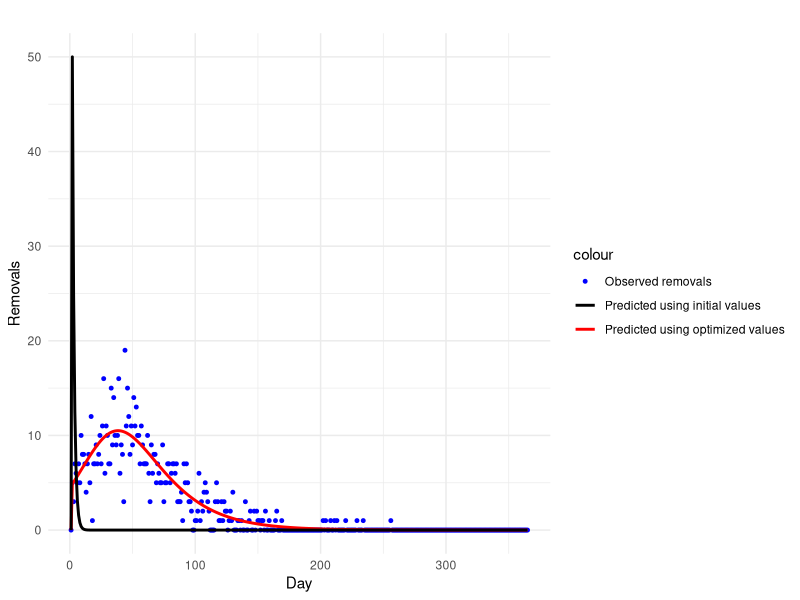

The R script that drew this image:
set.seed(8)

# Define the Discrete-Time Deterministic SIR Model
Deterministic_DT_SIR_model <- function(N, S0, I0, minTime, maxTime, beta, gamma, step_size) {
  steps <- seq(minTime, maxTime, by = step_size) # Time discretization
  S <- numeric(length(steps)) # Vector to store susceptibles
  I <- numeric(length(steps)) # Vector to store infectives
  R <- numeric(length(steps)) # Vector to store removed
  
  # Set initial conditions
  S[1] <- S0
  I[1] <- I0
  R[1] <- N - S0 - I0
  
  # Loop and update compartments
  for (t in 2:length(steps)) {
    S[t] <- S[t-1] - (beta * S[t-1] * I[t-1]) * step_size
    I[t] <- I[t-1] + (beta * S[t-1] * I[t-1] - gamma * I[t-1]) * step_size
    R[t] <- R[t-1] + gamma * I[t-1] * step_size
  }
  
  # Return simulated trajectories
  return(data.frame(Steps = steps, S = S, I = I, R = R))
}

# Generate simulated data using the SIR model
N <- 1000   # Total population size
S0 <- 900   # Initial number of susceptibles
I0 <- 100   # Initial number of infectives
minTime <- 1
maxTime <- 365
beta <- 0.0001   # Infection rate
gamma <- 0.05    # Recovery rate
step_size <- 1   # Step size for time discretization

simulated_data <- Deterministic_DT_SIR_model(N, S0, I0, minTime, maxTime, beta, gamma, step_size)

# Observed data on removals (cumulative with Poisson noise)
observed_data <- data.frame(
  Steps = simulated_data$Steps,
  Removals= c(0, rpois(length(simulated_data$Steps)-1, diff(simulated_data$R))))



# The objective function (sum of squared differences)
objective_function <- function(params) {
  beta <- params[1]
  gamma <- params[2]
  
  beta<- exp(beta)
  gamma<- exp(gamma)
  
  # Simulate SIR model using current parameter values
  model_data <- Deterministic_DT_SIR_model(N, S0, I0, minTime, maxTime, beta, gamma, step_size)
  
  # Compute sum of squared differences between simulated removals and observed removals
  OLS = sum((c(0,diff(model_data$R)) - observed_data$Removals)^2)
  
  #Alternatively using RMSE
  #RMSE <- sqrt(mean((c(0, diff(model_data$R)) - observed_data$Removals)^2))
  #return(RMSE)
  
  return(OLS)
}

# Perform optimization to estimate model parameters
initial_params <- c(log(0.0000001), log(0.5))  # Initial parameter values
#Optim
opt_result <- optim(par = initial_params, fn = objective_function, method='Nelder-Mead')
print(opt_result)
estimated_params <- opt_result$par
estimated_params<- exp(estimated_params)

#nlm
#opt_result <- nlm(p = initial_params, f = objective_function)
#print(opt_result)
#estimated_params <- opt_result$estimate
#estimated_params<- exp(estimated_params)


# Simulate SIR model using estimated parameters
predicted_data <- Deterministic_DT_SIR_model(N, S0, I0, minTime, maxTime, estimated_params[1], estimated_params[2], step_size)
predicted_data$ActualRemovals<- c(0,diff(predicted_data$R))

Initpredicted_data<- Deterministic_DT_SIR_model(N, S0, I0, minTime, maxTime, exp(initial_params[1]), exp(initial_params[2]), step_size)
Initpredicted_data$ActualRemovals<- c(0,diff(Initpredicted_data$R))

# Plot observed and simulated removals  
library(ggplot2)
ggplot() +
  geom_point(data = observed_data, aes(x = Steps, y = Removals, color = "Observed removals"), size = 1) +
  geom_line(data = predicted_data, aes(x = Steps, y = ActualRemovals, color = "Predicted using optimized values"), linewidth = 1) +
  geom_line(data = Initpredicted_data, aes(x = Steps, y = ActualRemovals, color = "Predicted using initial values"), linewidth = 1) +
  ylim(0, 50) +
  labs(x = "Day", y = "Removals", title = "") +
  scale_color_manual(values = c("Observed removals" = "blue", "Predicted using optimized values" = "red", "Predicted using initial values" = "black")) +
  theme_minimal()

estimated_params  #[1] \beta=9.975941e-05  \gamma=4.881066e-02


#data.frame(observed_data$Removals, predicted_data$ActualRemovals, Initpredicted_data$ActualRemovals)
